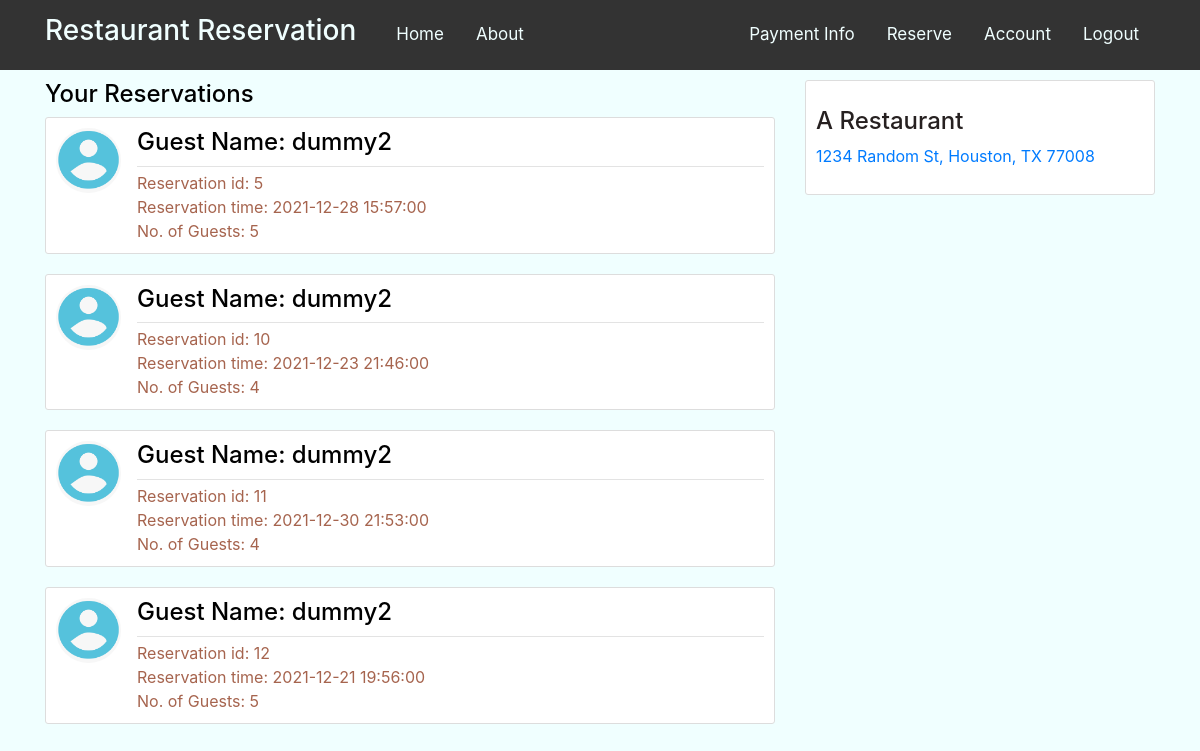
The app's page /home (signed in) with its own data.
### tableres/models.py (models this page shows, shortened)
class Reservation(db.Model):
    res_id = db.Column(db.Integer, primary_key=True)
    user_id = db.Column(db.Integer, db.ForeignKey('user.id'))
    name = db.Column(db.String, nullable=False)
    email = db.Column(db.String(120), nullable=False)
    phone = db.Column(db.Integer)
    no_guest = db.Column(db.Integer, nullable=False)
    res_date = db.Column(db.Date, nullable=False)
    res_time = db.Column(db.Time, nullable=False)
    table_id = db.Column(db.Integer, db.ForeignKey('tables.table_id'))
    creditcards = db.relationship('Creditcard', backref='reservation', lazy=True)

class User(db.Model, UserMixin):
    id = db.Column(db.Integer, primary_key=True)
    user_fname = db.Column(db.String(20), nullable=False)
    user_lname = db.Column(db.String(20), nullable=False)
    email = db.Column(db.String(120), unique=True, nullable=False)
    phone = db.Column(db.Integer)
    mailing_add = db.Column(db.String(100), nullable=False)
    billing_add = db.Column(db.String(100), nullable=False)
    earned_pts = db.Column(db.Integer, default=0)
    image_file = db.Column(db.String(20), nullable=False, default='default.png')
    password = db.Column(db.String(60), nullable=False)
    reservations = db.relationship('Reservation', backref='customer', lazy=True)
    creditcards = db.relationship('Creditcard', backref='customer', lazy=True)

### tableres/routes.py (the view, shortened to what this page needs)
@app.route("/", methods=['GET', 'POST'])
@app.route("/home", methods=['GET', 'POST'])
def home():
    if current_user.is_authenticated:
        reservation = Reservation.query.filter_by(user_id=current_user.id)
        return render_template('homelogin.html', reservation=reservation)

### tableres/models.py (called while the page is built)
@login_manager.user_loader
def load_user(user_id):
    return User.query.get(int(user_id))

### tableres/templates/homelogin.html
{% extends "layout.html" %}
{% block content %}
    <h4>Your Reservations</h4>
    {% for reservation1 in reservation %}
        <article class="media content-section">
          <img class="rounded-circle article-img" src="{{ url_for('static', filename='profile_pics/' + reservation1.customer.image_file) }}">
          <div class="media-body">
            <div class="article-metadata">
              <h4><a class="mr-2"> Guest Name: {{ reservation1.customer.user_fname }}</a></h4>
            </div>
            <div>
              <a class="mr-2">Reservation id: {{ reservation1.res_id }}</a>
            </div>
            <a class="article-content">Reservation time: {{ reservation1.res_date }} {{ reservation1.res_time}}</a>
            <div>
            <a class="article-content">No. of Guests: {{ reservation1.no_guest }}</a>
            </div>
          </div>
        </article>
    {% endfor %}
{% endblock content %}

### tableres/static/main.css (style rules this page uses)
body { background: azure; color: #a6644e; margin-top: 5rem; }
h1, h2, h3, h4, h5, h6 { color: #000000; }
.content-section { background: white; padding: 10px 10px; border: 1px solid #dddddd; border-radius: 3px; margin-bottom: 20px; }
.article-content { white-space: pre-line; }
.article-img { height: 65px; width: 65px; margin-right: 16px; }
.article-metadata { padding-bottom: 1px; margin-bottom: 4px; border-bottom: 1px solid #e3e3e3 }

### records on screen
Reservation: image_file (placeholder picture), customer.user_fname "dummy2", res_id "5", res_date "2021-12-28", res_time "15:57:00", no_guest "5"
Reservation: image_file (placeholder picture), customer.user_fname "dummy2", res_id "10", res_date "2021-12-23", res_time "21:46:00", no_guest "4"
Reservation: image_file (placeholder picture), customer.user_fname "dummy2", res_id "11", res_date "2021-12-30", res_time "21:53:00", no_guest "4"
Reservation: image_file (placeholder picture), customer.user_fname "dummy2", res_id "12", res_date "2021-12-21", res_time "19:56:00", no_guest "5"
